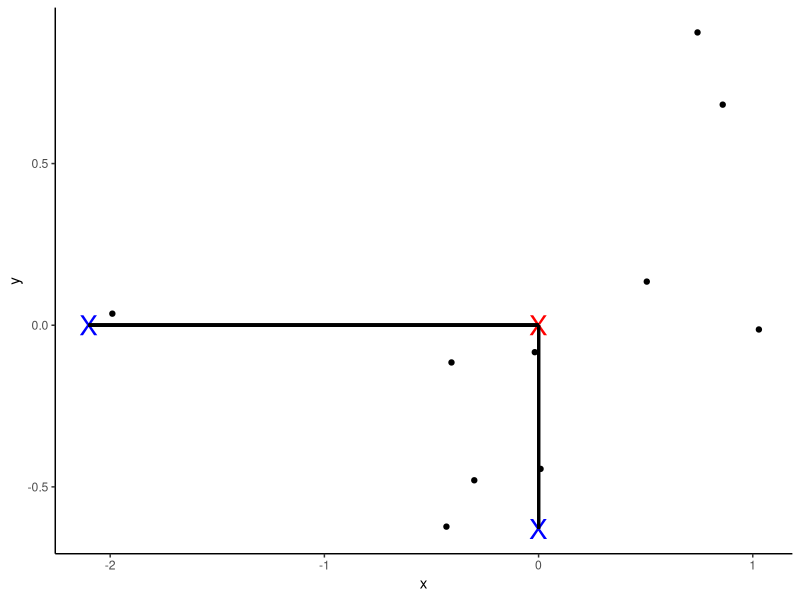
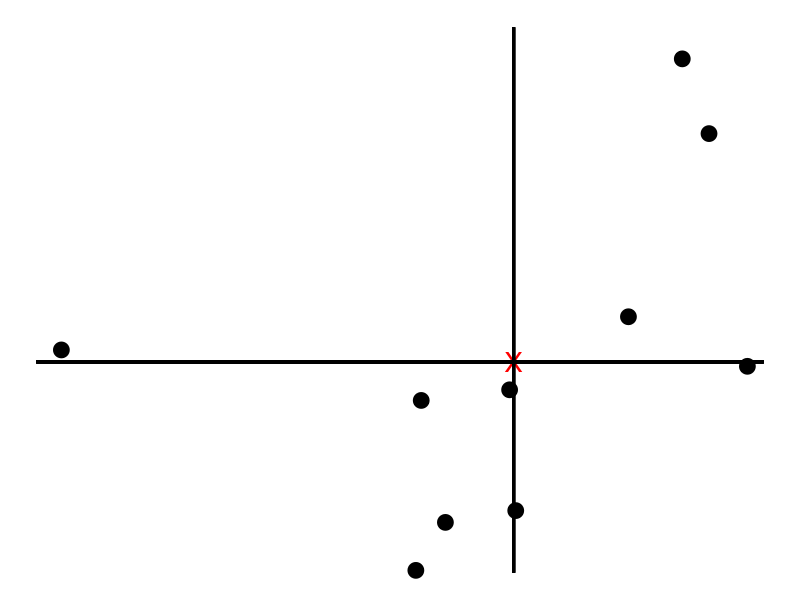
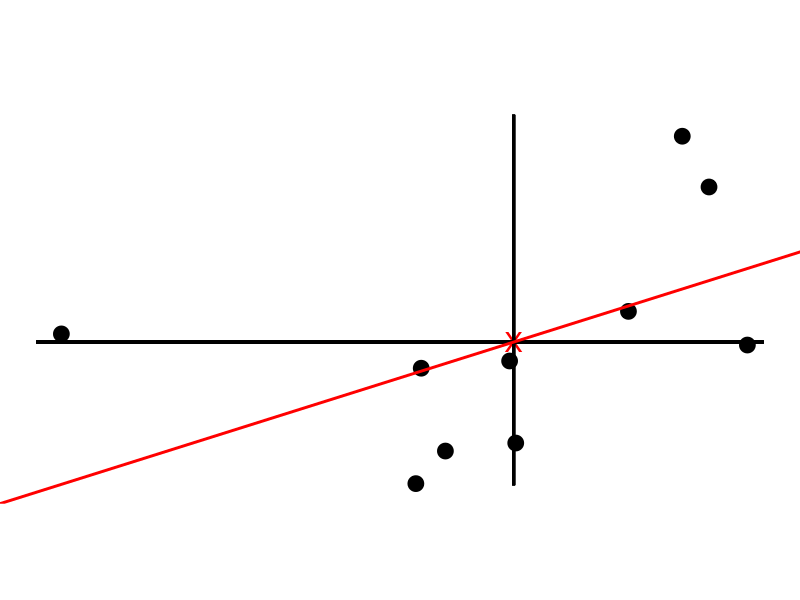
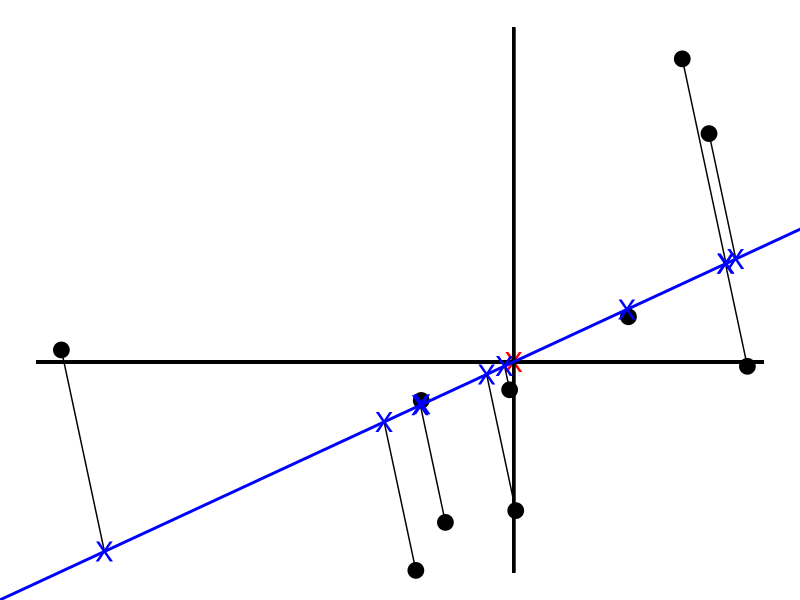
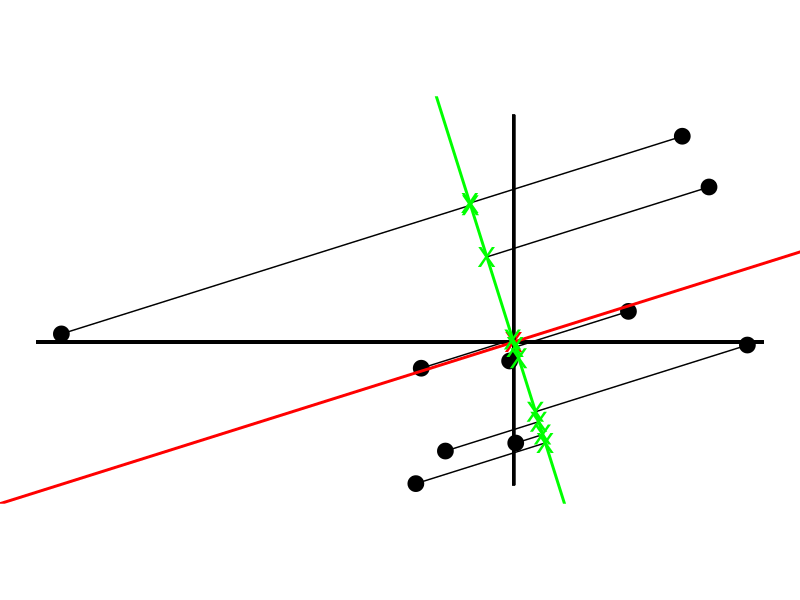
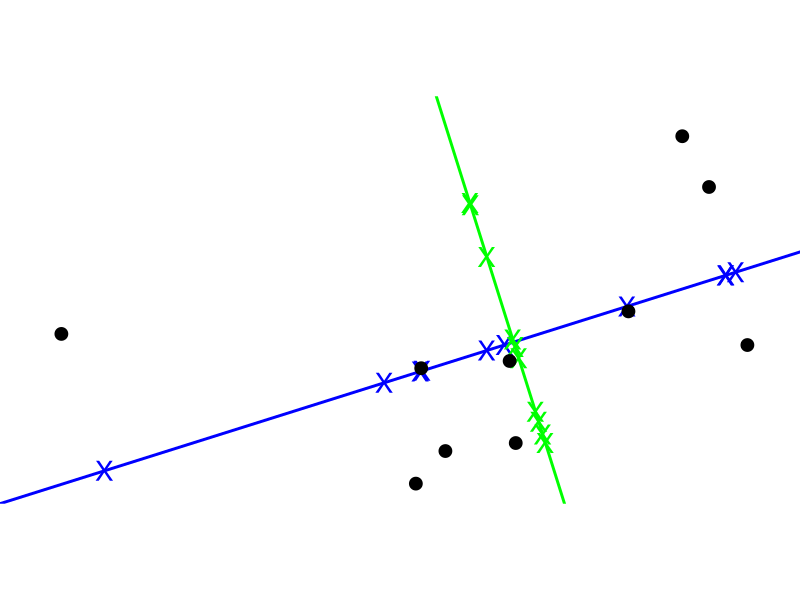

Write the R code that produced these figures, in order.
## ---- chunk 1
library(ggplot2)
library(grid)

set.seed(1)
data = MASS::mvrnorm(10, c(0,0), Sigma = matrix(c(1, .5, 2, .5), 2,2))
data[,1] <- data[,1] - mean(data[,1]) 
data[,2] <- data[,2] - mean(data[,2])
df <- data.frame(x = data[,1], y = data[,2])

mean_x <- mean(df$x)
mean_y <- mean(df$y)

ggplot(df, aes(x = x, y = y)) +
  theme_classic() +
  geom_point() +
  annotation_custom(textGrob("X", gp = gpar(col = "blue", fontsize = 20)), xmin = mean_x, xmax = mean_x, ymin = -.63, ymax = -.63) +
  annotation_custom(textGrob("X", gp = gpar(col = "blue", fontsize = 20)), xmin = -2.1, xmax = -2.1, ymin = mean_y, ymax = mean_y) +
  annotation_custom(textGrob("X", gp = gpar(col = "red", fontsize = 20)), xmin = mean_x, xmax = mean_x, ymin = mean_y, ymax = mean_y) +
  geom_segment(aes(x = mean_x, xend = mean_x, y = -.63, yend = mean_y), color = "black", size = 1) +
  geom_segment(aes(x = -2.1, xend = mean_x, y = mean_y, yend = mean_y), color = "black", size = 1)
## ---- chunk 2
ggplot(df, aes(x = x, y = y)) +
  theme_void() +
  geom_point(size = 5) +
  annotation_custom(textGrob("X", gp = gpar(col = "red", fontsize = 20)), xmin = mean_x, xmax = mean_x, ymin = mean_y, ymax = mean_y) +
  geom_segment(aes(x = mean_x, xend = mean_x, y = -.63, yend = 1), color = "black", size = 1) +
  geom_segment(aes(x = -2.1, xend = 1.1, y = mean_y, yend = mean_y), color = "black", size = 1)
## ---- chunk 3
pc1 <- prcomp(df)$rotation 
slope <- pc1[2,1] / pc1[1,1] 

ggplot(df, aes(x = x, y = y)) +
  theme_void() +
  geom_point(size = 5) +
  annotation_custom(textGrob("X", gp = gpar(col = "red", fontsize = 20)), xmin = mean_x, xmax = mean_x, ymin = mean_y, ymax = mean_y) +
  geom_segment(aes(x = mean_x, xend = mean_x, y = -.63, yend = 1), color = "black", size = 1) +
  geom_segment(aes(x = -2.1, xend = 1.1, y = mean_y, yend = mean_y), color = "black", size = 1) +
  geom_abline(aes(slope = slope, intercept = 0), size = 1, color = "red") +
  coord_equal()
## ---- chunk 4
# Orthogonal lines
orthogonal_fun <- function(inp) {
x0 = inp[1] 
y0 = inp[2] 
a = slope
b = -(1/a)
c = 0
d = y0 - b * x0
x = (d-c) / (a-b)
y = -(1/a) * x+d
return(c(x,y))
}

orthogonal_points <- apply(df, 1, FUN = orthogonal_fun)

df_with_orthogonal_pts <- data.frame(x = df[,1], y = df[,2], xend = orthogonal_points[1,], yend = orthogonal_points[2,])

ggplot(df, aes(x = x, y = y)) +
  theme_void() +
  geom_point(size = 5) +
  annotation_custom(textGrob("X", gp = gpar(col = "red", fontsize = 20)), xmin = mean_x, xmax = mean_x, ymin = mean_y, ymax = mean_y) +
  geom_segment(aes(x = mean_x, xend = mean_x, y = -.63, yend = 1), color = "black", size = 1) +
  geom_segment(aes(x = -2.1, xend = 1.1, y = mean_y, yend = mean_y), color = "black", size = 1) +
  geom_abline(aes(slope = slope, intercept = 0), size = 1, color = "blue") +
  geom_segment(data = df_with_orthogonal_pts, aes(x = x, y = y, xend = xend, yend = yend)) +
    annotation_custom(textGrob("X", gp = gpar(col = "blue", fontsize = 20)), xmin = df_with_orthogonal_pts$xend[1], xmax = df_with_orthogonal_pts$xend[1], ymin = df_with_orthogonal_pts$yend[1], ymax = df_with_orthogonal_pts$yend[1]) +
    annotation_custom(textGrob("X", gp = gpar(col = "blue", fontsize = 20)), xmin = df_with_orthogonal_pts$xend[2], xmax = df_with_orthogonal_pts$xend[2], ymin = df_with_orthogonal_pts$yend[2], ymax = df_with_orthogonal_pts$yend[2]) +
    annotation_custom(textGrob("X", gp = gpar(col = "blue", fontsize = 20)), xmin = df_with_orthogonal_pts$xend[3], xmax = df_with_orthogonal_pts$xend[3], ymin = df_with_orthogonal_pts$yend[3], ymax = df_with_orthogonal_pts$yend[3]) +
    annotation_custom(textGrob("X", gp = gpar(col = "blue", fontsize = 20)), xmin = df_with_orthogonal_pts$xend[4], xmax = df_with_orthogonal_pts$xend[4], ymin = df_with_orthogonal_pts$yend[4], ymax = df_with_orthogonal_pts$yend[4]) +
    annotation_custom(textGrob("X", gp = gpar(col = "blue", fontsize = 20)), xmin = df_with_orthogonal_pts$xend[5], xmax = df_with_orthogonal_pts$xend[5], ymin = df_with_orthogonal_pts$yend[5], ymax = df_with_orthogonal_pts$yend[5]) +
    annotation_custom(textGrob("X", gp = gpar(col = "blue", fontsize = 20)), xmin = df_with_orthogonal_pts$xend[6], xmax = df_with_orthogonal_pts$xend[6], ymin = df_with_orthogonal_pts$yend[6], ymax = df_with_orthogonal_pts$yend[6]) +
    annotation_custom(textGrob("X", gp = gpar(col = "blue", fontsize = 20)), xmin = df_with_orthogonal_pts$xend[7], xmax = df_with_orthogonal_pts$xend[7], ymin = df_with_orthogonal_pts$yend[7], ymax = df_with_orthogonal_pts$yend[7]) +
    annotation_custom(textGrob("X", gp = gpar(col = "blue", fontsize = 20)), xmin = df_with_orthogonal_pts$xend[8], xmax = df_with_orthogonal_pts$xend[8], ymin = df_with_orthogonal_pts$yend[8], ymax = df_with_orthogonal_pts$yend[8]) +
    annotation_custom(textGrob("X", gp = gpar(col = "blue", fontsize = 20)), xmin = df_with_orthogonal_pts$xend[9], xmax = df_with_orthogonal_pts$xend[9], ymin = df_with_orthogonal_pts$yend[9], ymax = df_with_orthogonal_pts$yend[9]) +
    annotation_custom(textGrob("X", gp = gpar(col = "blue", fontsize = 20)), xmin = df_with_orthogonal_pts$xend[10], xmax = df_with_orthogonal_pts$xend[10], ymin = df_with_orthogonal_pts$yend[10], ymax = df_with_orthogonal_pts$yend[10])
## ---- chunk 5
slope_pc2 <- -1/slope

orthogonal_fun <- function(inp) {
x0 = inp[1] 
y0 = inp[2] 
a = slope_pc2
b = -(1/a)
c = 0
d = y0 - b * x0
x = (d-c) / (a-b)
y = -(1/a) * x+d
return(c(x,y))
}

orthogonal_points_pc2 <- apply(df, 1, FUN = orthogonal_fun)

df_with_orthogonal_pts_pc2 <- data.frame(x = df[,1], y = df[,2], xend = orthogonal_points_pc2[1,], yend = orthogonal_points_pc2[2,])

ggplot(df, aes(x = x, y = y)) +
  theme_void() +
  geom_point(size = 5) +
  annotation_custom(textGrob("X", gp = gpar(col = "red", fontsize = 20)), xmin = mean_x, xmax = mean_x, ymin = mean_y, ymax = mean_y) +
  geom_segment(aes(x = mean_x, xend = mean_x, y = -.63, yend = 1), color = "black", size = 1) +
  geom_segment(aes(x = -2.1, xend = 1.1, y = mean_y, yend = mean_y), color = "black", size = 1) +
  geom_abline(aes(slope = slope, intercept = 0), size = 1, color = "red") +
  geom_abline(aes(slope = slope_pc2, intercept = 0), size = 1, color = "green") +
    geom_segment(data = df_with_orthogonal_pts_pc2, aes(x = x, y = y, xend = xend, yend = yend)) +
  annotation_custom(textGrob("X", gp = gpar(col = "green", fontsize = 20)), xmin = df_with_orthogonal_pts_pc2$xend[1], xmax = df_with_orthogonal_pts_pc2$xend[1], ymin = df_with_orthogonal_pts_pc2$yend[1], ymax = df_with_orthogonal_pts_pc2$yend[1]) +
    annotation_custom(textGrob("X", gp = gpar(col = "green", fontsize = 20)), xmin = df_with_orthogonal_pts_pc2$xend[2], xmax = df_with_orthogonal_pts_pc2$xend[2], ymin = df_with_orthogonal_pts_pc2$yend[2], ymax = df_with_orthogonal_pts_pc2$yend[2]) +
    annotation_custom(textGrob("X", gp = gpar(col = "green", fontsize = 20)), xmin = df_with_orthogonal_pts_pc2$xend[3], xmax = df_with_orthogonal_pts_pc2$xend[3], ymin = df_with_orthogonal_pts_pc2$yend[3], ymax = df_with_orthogonal_pts_pc2$yend[3]) +
    annotation_custom(textGrob("X", gp = gpar(col = "green", fontsize = 20)), xmin = df_with_orthogonal_pts_pc2$xend[4], xmax = df_with_orthogonal_pts_pc2$xend[4], ymin = df_with_orthogonal_pts_pc2$yend[4], ymax = df_with_orthogonal_pts_pc2$yend[4]) +
    annotation_custom(textGrob("X", gp = gpar(col = "green", fontsize = 20)), xmin = df_with_orthogonal_pts_pc2$xend[5], xmax = df_with_orthogonal_pts_pc2$xend[5], ymin = df_with_orthogonal_pts_pc2$yend[5], ymax = df_with_orthogonal_pts_pc2$yend[5]) +
    annotation_custom(textGrob("X", gp = gpar(col = "green", fontsize = 20)), xmin = df_with_orthogonal_pts_pc2$xend[6], xmax = df_with_orthogonal_pts_pc2$xend[6], ymin = df_with_orthogonal_pts_pc2$yend[6], ymax = df_with_orthogonal_pts_pc2$yend[6]) +
    annotation_custom(textGrob("X", gp = gpar(col = "green", fontsize = 20)), xmin = df_with_orthogonal_pts_pc2$xend[7], xmax = df_with_orthogonal_pts_pc2$xend[7], ymin = df_with_orthogonal_pts_pc2$yend[7], ymax = df_with_orthogonal_pts_pc2$yend[7]) +
    annotation_custom(textGrob("X", gp = gpar(col = "green", fontsize = 20)), xmin = df_with_orthogonal_pts_pc2$xend[8], xmax = df_with_orthogonal_pts_pc2$xend[8], ymin = df_with_orthogonal_pts_pc2$yend[8], ymax = df_with_orthogonal_pts_pc2$yend[8]) +
    annotation_custom(textGrob("X", gp = gpar(col = "green", fontsize = 20)), xmin = df_with_orthogonal_pts_pc2$xend[9], xmax = df_with_orthogonal_pts_pc2$xend[9], ymin = df_with_orthogonal_pts_pc2$yend[9], ymax = df_with_orthogonal_pts_pc2$yend[9]) +
    annotation_custom(textGrob("X", gp = gpar(col = "green", fontsize = 20)), xmin = df_with_orthogonal_pts_pc2$xend[10], xmax = df_with_orthogonal_pts_pc2$xend[10], ymin = df_with_orthogonal_pts_pc2$yend[10], ymax = df_with_orthogonal_pts_pc2$yend[10]) +
  coord_equal()
## ---- chunk 6
g1 <- ggplot(df, aes(x = x, y = y)) +
  theme_void() +
  geom_segment(aes(x = mean_x, xend = mean_x, y = -.63, yend = 1), color = "white", size = 1) +
  geom_segment(aes(x = -2.1, xend = 1.1, y = mean_y, yend = mean_y), color = "white", size = 1) +
  
    geom_abline(aes(slope = slope, intercept = 0), size = 1, color = "blue") +
  annotation_custom(textGrob("X", gp = gpar(col = "blue", fontsize = 20)), xmin = df_with_orthogonal_pts$xend[1], xmax = df_with_orthogonal_pts$xend[1], ymin = df_with_orthogonal_pts$yend[1], ymax = df_with_orthogonal_pts$yend[1]) +
    annotation_custom(textGrob("X", gp = gpar(col = "blue", fontsize = 20)), xmin = df_with_orthogonal_pts$xend[2], xmax = df_with_orthogonal_pts$xend[2], ymin = df_with_orthogonal_pts$yend[2], ymax = df_with_orthogonal_pts$yend[2]) +
    annotation_custom(textGrob("X", gp = gpar(col = "blue", fontsize = 20)), xmin = df_with_orthogonal_pts$xend[3], xmax = df_with_orthogonal_pts$xend[3], ymin = df_with_orthogonal_pts$yend[3], ymax = df_with_orthogonal_pts$yend[3]) +
    annotation_custom(textGrob("X", gp = gpar(col = "blue", fontsize = 20)), xmin = df_with_orthogonal_pts$xend[4], xmax = df_with_orthogonal_pts$xend[4], ymin = df_with_orthogonal_pts$yend[4], ymax = df_with_orthogonal_pts$yend[4]) +
    annotation_custom(textGrob("X", gp = gpar(col = "blue", fontsize = 20)), xmin = df_with_orthogonal_pts$xend[5], xmax = df_with_orthogonal_pts$xend[5], ymin = df_with_orthogonal_pts$yend[5], ymax = df_with_orthogonal_pts$yend[5]) +
    annotation_custom(textGrob("X", gp = gpar(col = "blue", fontsize = 20)), xmin = df_with_orthogonal_pts$xend[6], xmax = df_with_orthogonal_pts$xend[6], ymin = df_with_orthogonal_pts$yend[6], ymax = df_with_orthogonal_pts$yend[6]) +
    annotation_custom(textGrob("X", gp = gpar(col = "blue", fontsize = 20)), xmin = df_with_orthogonal_pts$xend[7], xmax = df_with_orthogonal_pts$xend[7], ymin = df_with_orthogonal_pts$yend[7], ymax = df_with_orthogonal_pts$yend[7]) +
    annotation_custom(textGrob("X", gp = gpar(col = "blue", fontsize = 20)), xmin = df_with_orthogonal_pts$xend[8], xmax = df_with_orthogonal_pts$xend[8], ymin = df_with_orthogonal_pts$yend[8], ymax = df_with_orthogonal_pts$yend[8]) +
    annotation_custom(textGrob("X", gp = gpar(col = "blue", fontsize = 20)), xmin = df_with_orthogonal_pts$xend[9], xmax = df_with_orthogonal_pts$xend[9], ymin = df_with_orthogonal_pts$yend[9], ymax = df_with_orthogonal_pts$yend[9]) +
    annotation_custom(textGrob("X", gp = gpar(col = "blue", fontsize = 20)), xmin = df_with_orthogonal_pts$xend[10], xmax = df_with_orthogonal_pts$xend[10], ymin = df_with_orthogonal_pts$yend[10], ymax = df_with_orthogonal_pts$yend[10]) +
  
  geom_abline(aes(slope = slope_pc2, intercept = 0), size = 1, color = "green") +
  annotation_custom(textGrob("X", gp = gpar(col = "green", fontsize = 20)), xmin = df_with_orthogonal_pts_pc2$xend[1], xmax = df_with_orthogonal_pts_pc2$xend[1], ymin = df_with_orthogonal_pts_pc2$yend[1], ymax = df_with_orthogonal_pts_pc2$yend[1]) +
    annotation_custom(textGrob("X", gp = gpar(col = "green", fontsize = 20)), xmin = df_with_orthogonal_pts_pc2$xend[2], xmax = df_with_orthogonal_pts_pc2$xend[2], ymin = df_with_orthogonal_pts_pc2$yend[2], ymax = df_with_orthogonal_pts_pc2$yend[2]) +
    annotation_custom(textGrob("X", gp = gpar(col = "green", fontsize = 20)), xmin = df_with_orthogonal_pts_pc2$xend[3], xmax = df_with_orthogonal_pts_pc2$xend[3], ymin = df_with_orthogonal_pts_pc2$yend[3], ymax = df_with_orthogonal_pts_pc2$yend[3]) +
    annotation_custom(textGrob("X", gp = gpar(col = "green", fontsize = 20)), xmin = df_with_orthogonal_pts_pc2$xend[4], xmax = df_with_orthogonal_pts_pc2$xend[4], ymin = df_with_orthogonal_pts_pc2$yend[4], ymax = df_with_orthogonal_pts_pc2$yend[4]) +
    annotation_custom(textGrob("X", gp = gpar(col = "green", fontsize = 20)), xmin = df_with_orthogonal_pts_pc2$xend[5], xmax = df_with_orthogonal_pts_pc2$xend[5], ymin = df_with_orthogonal_pts_pc2$yend[5], ymax = df_with_orthogonal_pts_pc2$yend[5]) +
    annotation_custom(textGrob("X", gp = gpar(col = "green", fontsize = 20)), xmin = df_with_orthogonal_pts_pc2$xend[6], xmax = df_with_orthogonal_pts_pc2$xend[6], ymin = df_with_orthogonal_pts_pc2$yend[6], ymax = df_with_orthogonal_pts_pc2$yend[6]) +
    annotation_custom(textGrob("X", gp = gpar(col = "green", fontsize = 20)), xmin = df_with_orthogonal_pts_pc2$xend[7], xmax = df_with_orthogonal_pts_pc2$xend[7], ymin = df_with_orthogonal_pts_pc2$yend[7], ymax = df_with_orthogonal_pts_pc2$yend[7]) +
    annotation_custom(textGrob("X", gp = gpar(col = "green", fontsize = 20)), xmin = df_with_orthogonal_pts_pc2$xend[8], xmax = df_with_orthogonal_pts_pc2$xend[8], ymin = df_with_orthogonal_pts_pc2$yend[8], ymax = df_with_orthogonal_pts_pc2$yend[8]) +
    annotation_custom(textGrob("X", gp = gpar(col = "green", fontsize = 20)), xmin = df_with_orthogonal_pts_pc2$xend[9], xmax = df_with_orthogonal_pts_pc2$xend[9], ymin = df_with_orthogonal_pts_pc2$yend[9], ymax = df_with_orthogonal_pts_pc2$yend[9]) +
    annotation_custom(textGrob("X", gp = gpar(col = "green", fontsize = 20)), xmin = df_with_orthogonal_pts_pc2$xend[10], xmax = df_with_orthogonal_pts_pc2$xend[10], ymin = df_with_orthogonal_pts_pc2$yend[10], ymax = df_with_orthogonal_pts_pc2$yend[10]) +
  
  geom_point(size = 4) +
  
  coord_equal()
g1
# print(g1, vp = viewport(width = unit(0.5, "npc"), height = unit(0.5, "npc"), angle = 162))
## ---- chunk 7
pca <- princomp(df)
# loadings(pca)
summary(pca)
